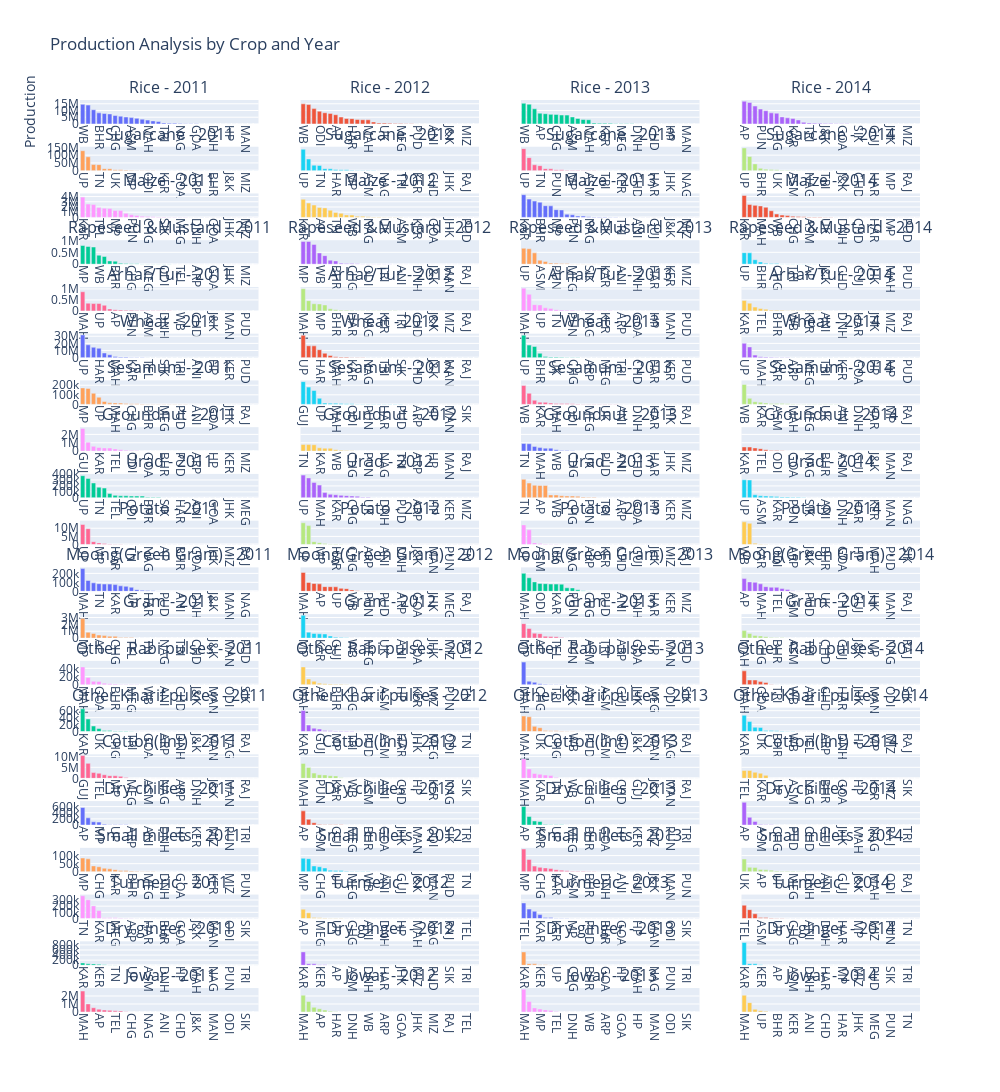

Notebook source saved alongside this figure:
### Code cell
import pandas as pd
import plotly.graph_objects as go
from plotly.subplots import make_subplots

fig = make_subplots(
    rows=len(crops_to_be_analysed), cols=len(years_to_be_analysed), 
    subplot_titles=[f'{crop} - {year}' for crop in crops_to_be_analysed for year in years_to_be_analysed],
    shared_yaxes=True
)

for i, crop in enumerate(crops_to_be_analysed):
    for j, year in enumerate(years_to_be_analysed):
        state_pro_dict = {}
        
        for state in states:
            subset = df[(df['Crop'] == crop) & (df['Crop_Year'] == year) & (df['State_Name'] == state)]
            production_sum = subset['Production'].sum()
            state_pro_dict[state] = production_sum
        
        sorted_states = sorted(state_pro_dict, key=lambda k: state_pro_dict[k], reverse=True)
        sorted_pro = [state_pro_dict[state] for state in sorted_states]
        
        fig.add_trace(go.Bar(x=sorted_states, y=sorted_pro, name=f'{crop} - {year}'), row=i+1, col=j+1)

# Calculate appropriate height: 500 pixels per row
fig_height = 300 * len(crops_to_be_analysed)
fig.update_layout(title='Production Analysis by Crop and Year', height=fig_height, width=1000, showlegend=False)

for i in range(len(crops_to_be_analysed)):
    for j in range(len(years_to_be_analysed)):
        fig.update_xaxes(row=i+1, col=j+1, tickangle=90)
fig.update_yaxes(title_text='Production', row=1, col=1)

fig.show()
